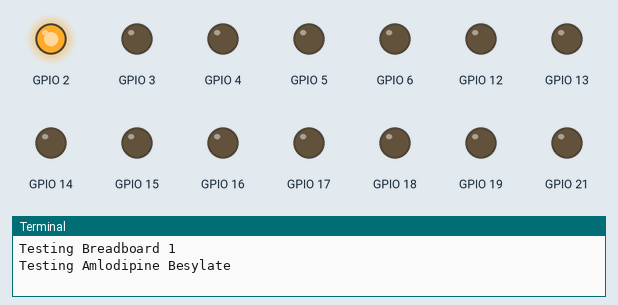
This program was run on a simulated Raspberry Pi (BCM pin numbers). On the bench: output pins drawn as LEDs (lit = HIGH), the last lines printed to the terminal. The clock reads 2024-03-15 10:24:30 at power-on unless the program sets it; pins used as bus, display or sensor lines are not drawn. At 112.0 s the program stops and its outputs stay as they are.

Above: at 0.1 s.
At 8.1 s:
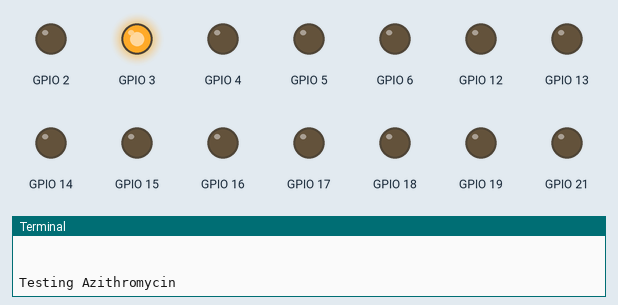
At 17.1 s:
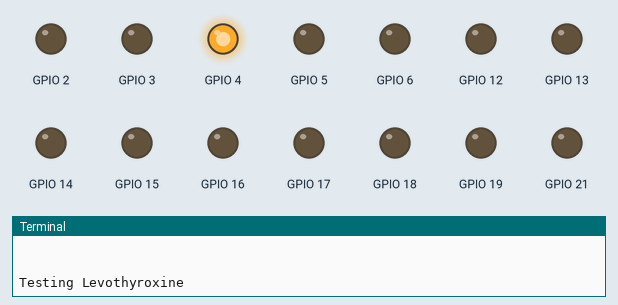
At 26.1 s:
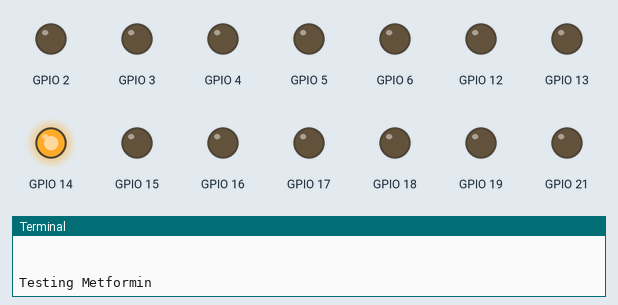
At 32.1 s:
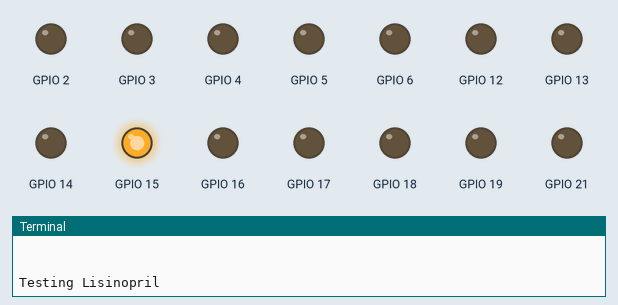
At 34.6 s:
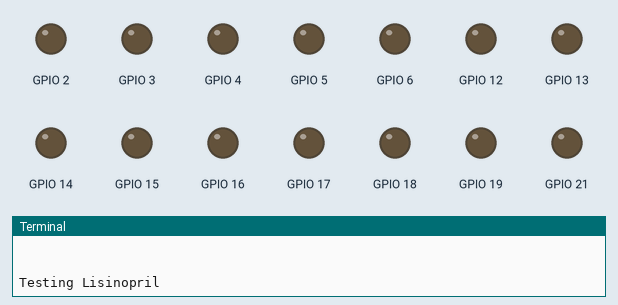
Timing chart, 0 to 36.1 s (numbered marks = the images above):
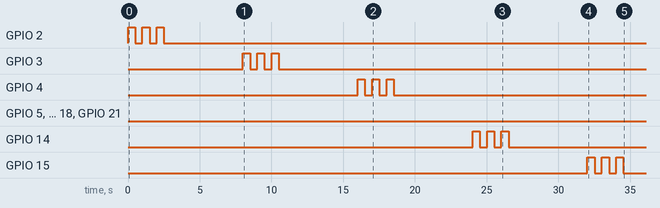

The program:

test.py
```python
import lgpio

import time


# Open GPIO chip 0

CHIP = lgpio.gpiochip_open(0)


# Breadboard 1 LEDs

LED_PINS = {

    "Amlodipine Besylate": 2,

    "Azithromycin": 3,

    "Levothyroxine": 4,

    "Metformin": 14,

    "Lisinopril": 15,

    "Atorvastatin": 17,

    "Simvastatin": 18,


    # Breadboard 2 LEDs

    "Warfarin": 5,

    "Omeprazole": 6,

    "Donepezil": 12,

    "Gabapentin": 13,

    "Sertraline": 16,

    "Hydrocodone": 19,

    "Ciprofloxacin": 20

}


# Buzzers

BUZZER1_PIN = 27

BUZZER2_PIN = 21


# Claim output pins

for pin in list(LED_PINS.values()) + [BUZZER1_PIN, BUZZER2_PIN]:

    lgpio.gpio_claim_output(CHIP, pin, 0)


# Group 1 meds (Breadboard 1)

BREADBOARD1 = [

    "Amlodipine Besylate", "Azithromycin", "Levothyroxine",

    "Metformin", "Lisinopril", "Atorvastatin", "Simvastatin"

]


# Group 2 meds (Breadboard 2)

BREADBOARD2 = [

    "Warfarin", "Omeprazole", "Donepezil",

    "Gabapentin", "Sertraline", "Hydrocodone", "Ciprofloxacin"

]


def play_buzzer(pin, duration):


    period = 1.0 / 2500

    half_period = period / 2

    end_time = time.time() + duration

    while time.time() < end_time:

        lgpio.gpio_write(CHIP, pin, 1)

        time.sleep(half_period)

        lgpio.gpio_write(CHIP, pin, 0)

        time.sleep(half_period)


def test_meds_group(group, buzzer_pin):

    for med in group:

        led_pin = LED_PINS[med]

        print(f"Testing {med} ")

        for _ in range(3):

            lgpio.gpio_write(CHIP, led_pin, 1)

            play_buzzer(buzzer_pin, 0.5)

            lgpio.gpio_write(CHIP, led_pin, 0)

            time.sleep(0.5)

        print(f"{med} test complete ")
        print(f"\n\n")

        time.sleep(5)  # Pause 5 seconds before next med/led test


try:

    print("Testing Breadboard 1")

    test_meds_group(BREADBOARD1, BUZZER1_PIN)


    print("\nTesting Breadboard 2")

    test_meds_group(BREADBOARD2, BUZZER2_PIN)


except KeyboardInterrupt:

    print("Testing completed")


finally:

    lgpio.gpiochip_close(CHIP)
```

Measured:
- by itself, GPIO 2: alternates HIGH for 0.50 s and LOW for 0.50 s, 6 changes in all, then stays LOW
- by itself, GPIO 3: LOW → HIGH at 8.0 s, → LOW 0.50 s later, → HIGH 0.50 s later, → LOW 0.50 s later, … (6 changes in this stretch)
- by itself, GPIO 4: LOW → HIGH at 16.0 s, → LOW 0.50 s later, → HIGH 0.50 s later, → LOW 0.50 s later, … (6 changes in this stretch)
- by itself, GPIO 14: LOW → HIGH at 24.0 s, → LOW 0.50 s later, → HIGH 0.50 s later, → LOW 0.50 s later, … (6 changes in this stretch)
- by itself, GPIO 15: LOW → HIGH at 32.0 s, → LOW 0.50 s later, → HIGH 0.50 s later, → LOW 0.50 s later, … (6 changes in this stretch)
